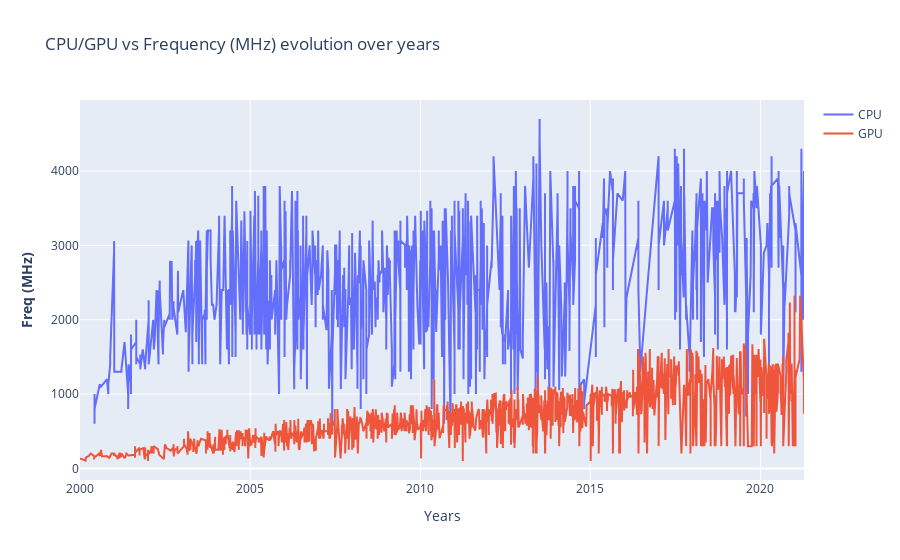

Notebook cell for this chart:
### Markdown cell above
### Análise - Frequency

### Code cell
fig = make_subplots()

# Add traces
fig.add_trace(
    go.Scatter(x= df_cpu.index, y=df_cpu["Freq (MHz)"] ,name= "CPU")
)

fig.add_trace(
    go.Scatter(x= df_gpu.index,y= df_gpu["Freq (MHz)"], name= "GPU")
)

# Add figure title
fig.update_layout(
    title_text="CPU/GPU vs Frequency (MHz) evolution over years"
)

# Set x-axis title
fig.update_xaxes(title_text="Years")

# Set y-axes titles
fig.update_yaxes(title_text="<b>Freq (MHz)</b>", secondary_y=False)

fig.show()

### Figure 1 — Plotly figure (JSON) as saved in the notebook; plotly's stock layout.template omitted (floating-point values rounded to 4 significant figures; data arrays with more than 128 entries replaced by an {"elided": "..."} marker saying what was removed)
{"data": [{"name": "CPU", "type": "scatter", "x": {"elided": "2135 str values"}, "y": {"elided": "2135 int values"}}, {"name": "GPU", "type": "scatter", "x": {"elided": "2604 str values"}, "y": {"elided": "2604 int values"}}], "layout": {"title": {"text": "CPU/GPU vs Frequency (MHz) evolution over years"}, "xaxis": {"anchor": "y", "domain": [0, 1], "title": {"text": "Years"}}, "yaxis": {"anchor": "x", "domain": [0, 1], "title": {"text": "<b>Freq (MHz)</b>"}}}}
